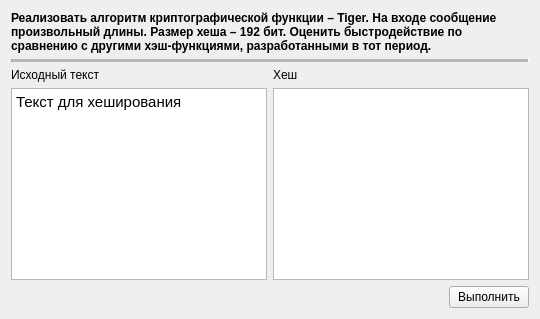
      <widget class="QWidget" name="tigerTab">
       <attribute name="title">
        <string>Tiger</string>
       </attribute>
       <layout class="QVBoxLayout" name="verticalLayout_10">
        <item>
         <widget class="QLabel" name="label_20">
          <property name="text">
           <string>&lt;html&gt;&lt;head/&gt;&lt;body&gt;&lt;p&gt;&lt;span style=&quot; font-weight:700;&quot;&gt;Реализовать алгоритм криптографической функции – Tiger. На входе сообщение произвольный длины. Размер хеша – 192 бит. Оценить быстродействие по сравнению с другими хэш-функциями, разработанными в тот период.&lt;/span&gt;&lt;/p&gt;&lt;/body&gt;&lt;/html&gt;</string>
          </property>
          <property name="wordWrap">
           <bool>true</bool>
          </property>
         </widget>
        </item>
        <item>
         <widget class="Line" name="line_5">
          <property name="midLineWidth">
           <number>9</number>
          </property>
          <property name="orientation">
           <enum>Qt::Horizontal</enum>
          </property>
         </widget>
        </item>
        <item>
         <layout class="QHBoxLayout" name="horizontalLayout_11">
          <item>
           <layout class="QVBoxLayout" name="verticalLayout_11">
            <item>
             <widget class="QLabel" name="label_11">
              <property name="text">
               <string>Исходный текст</string>
              </property>
             </widget>
            </item>
            <item>
             <widget class="QTextEdit" name="tigerOriginalTextEdit">
              <property name="html">
               <string>&lt;!DOCTYPE HTML PUBLIC &quot;-//W3C//DTD HTML 4.0//EN&quot; &quot;http://www.w3.org/TR/REC-html40/strict.dtd&quot;&gt;
&lt;html&gt;&lt;head&gt;&lt;meta name=&quot;qrichtext&quot; content=&quot;1&quot; /&gt;&lt;style type=&quot;text/css&quot;&gt;
p, li { white-space: pre-wrap; }
&lt;/style&gt;&lt;/head&gt;&lt;body style=&quot; font-family:'MS Shell Dlg 2'; font-size:11pt; font-weight:400; font-style:normal;&quot;&gt;
&lt;p style=&quot; margin-top:0px; margin-bottom:0px; margin-left:0px; margin-right:0px; -qt-block-indent:0; text-indent:0px;&quot;&gt;&lt;span style=&quot; font-family:'Segoe UI';&quot;&gt;Текст для хеширования&lt;/span&gt;&lt;/p&gt;&lt;/body&gt;&lt;/html&gt;</string>
              </property>
             </widget>
            </item>
           </layout>
          </item>
          <item>
           <layout class="QVBoxLayout" name="verticalLayout_12">
            <item>
             <widget class="QLabel" name="label_12">
              <property name="text">
               <string>Хеш</string>
              </property>
             </widget>
            </item>
            <item>
             <widget class="QTextEdit" name="tigerHashTextEdit">
              <property name="readOnly">
               <bool>true</bool>
              </property>
             </widget>
            </item>
           </layout>
          </item>
         </layout>
        </item>
        <item>
         <layout class="QHBoxLayout" name="horizontalLayout_13">
          <item>
           <spacer name="horizontalSpacer_10">
            <property name="orientation">
             <enum>Qt::Horizontal</enum>
            </property>
            <property name="sizeHint" stdset="0">
             <size>
              <width>40</width>
              <height>20</height>
             </size>
            </property>
           </spacer>
          </item>
          <item>
           <widget class="QPushButton" name="tigerButton">
            <property name="text">
             <string>Выполнить</string>
            </property>
           </widget>
          </item>
         </layout>
        </item>
       </layout>
      </widget>
